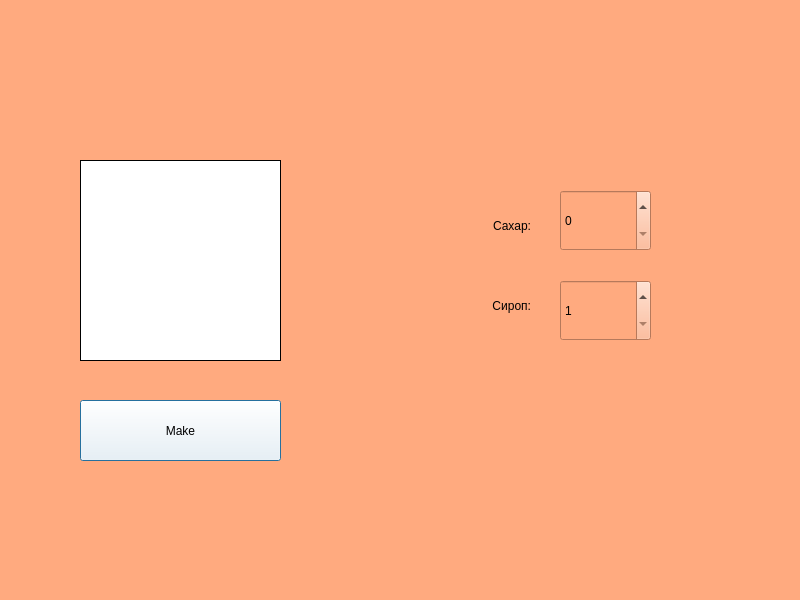
<?xml version="1.0" encoding="UTF-8"?>
<ui version="4.0">
 <class>Dialog3</class>
 <widget class="QDialog" name="Dialog3">
  <property name="geometry">
   <rect>
    <x>0</x>
    <y>0</y>
    <width>800</width>
    <height>600</height>
   </rect>
  </property>
  <property name="windowTitle">
   <string>Dialog</string>
  </property>
  <property name="styleSheet">
   <string notr="true">background-color: rgb(255, 170, 127);</string>
  </property>
  <widget class="QLabel" name="label">
   <property name="geometry">
    <rect>
     <x>80</x>
     <y>160</y>
     <width>201</width>
     <height>201</height>
    </rect>
   </property>
   <property name="styleSheet">
    <string notr="true">background-color: rgb(255, 255, 255);</string>
   </property>
   <property name="frameShape">
    <enum>QFrame::Box</enum>
   </property>
   <property name="text">
    <string/>
   </property>
   <property name="pixmap">
    <pixmap resource="icons/res-rc.qrc">:/icons/americano.png</pixmap>
   </property>
   <property name="scaledContents">
    <bool>true</bool>
   </property>
  </widget>
  <widget class="QPushButton" name="btn_make">
   <property name="geometry">
    <rect>
     <x>80</x>
     <y>400</y>
     <width>201</width>
     <height>61</height>
    </rect>
   </property>
   <property name="styleSheet">
    <string notr="true">background-color: rgb(255, 255, 255);</string>
   </property>
   <property name="text">
    <string>Make</string>
   </property>
  </widget>
  <widget class="QSpinBox" name="spinBox1">
   <property name="geometry">
    <rect>
     <x>560</x>
     <y>190</y>
     <width>91</width>
     <height>61</height>
    </rect>
   </property>
   <property name="maximum">
    <number>5</number>
   </property>
  </widget>
  <widget class="QSpinBox" name="spinBox2">
   <property name="geometry">
    <rect>
     <x>560</x>
     <y>280</y>
     <width>91</width>
     <height>61</height>
    </rect>
   </property>
   <property name="minimum">
    <number>1</number>
   </property>
   <property name="maximum">
    <number>5</number>
   </property>
  </widget>
  <widget class="QLabel" name="label_2">
   <property name="geometry">
    <rect>
     <x>390</x>
     <y>210</y>
     <width>141</width>
     <height>31</height>
    </rect>
   </property>
   <property name="styleSheet">
    <string notr="true">font: 75 14pt &quot;MS Shell Dlg 2&quot;;</string>
   </property>
   <property name="text">
    <string>Сахар:</string>
   </property>
   <property name="alignment">
    <set>Qt::AlignRight|Qt::AlignTrailing|Qt::AlignVCenter</set>
   </property>
  </widget>
  <widget class="QLabel" name="label_3">
   <property name="geometry">
    <rect>
     <x>390</x>
     <y>290</y>
     <width>141</width>
     <height>31</height>
    </rect>
   </property>
   <property name="styleSheet">
    <string notr="true">font: 75 14pt &quot;MS Shell Dlg 2&quot;;</string>
   </property>
   <property name="text">
    <string>Сироп:</string>
   </property>
   <property name="alignment">
    <set>Qt::AlignRight|Qt::AlignTrailing|Qt::AlignVCenter</set>
   </property>
  </widget>
  <widget class="QLabel" name="label_syrop">
   <property name="geometry">
    <rect>
     <x>670</x>
     <y>280</y>
     <width>61</width>
     <height>51</height>
    </rect>
   </property>
   <property name="text">
    <string/>
   </property>
   <property name="pixmap">
    <pixmap resource="icons/res-rc.qrc">:/icons/cappuccino.png</pixmap>
   </property>
   <property name="scaledContents">
    <bool>true</bool>
   </property>
  </widget>
 </widget>
 <resources>
  <include location="icons/res-rc.qrc"/>
 </resources>
 <connections/>
</ui>
